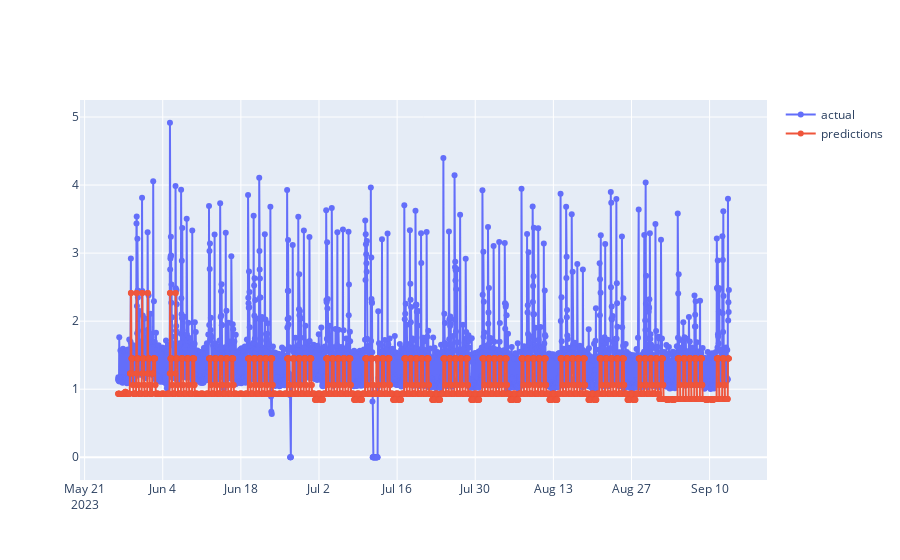

This figure's notebook cell:
### Code cell
fig = go.Figure()
fig.add_trace(go.Scatter(x=plot_data["time"].to_numpy(), y=plot_data["actual"].to_numpy(),
                    mode='lines+markers',
                    name='actual'))
fig.add_trace(go.Scatter(x=plot_data["time"].to_numpy(), y=plot_data["predictions"].to_numpy(),
                    mode='lines+markers',
                    name='predictions'))
fig.show()

### Figure 1 — Plotly figure (JSON) as saved in the notebook; plotly's stock layout.template omitted (floating-point values rounded to 4 significant figures; data arrays with more than 128 entries replaced by an {"elided": "..."} marker saying what was removed)
{"data": [{"mode": "lines+markers", "name": "actual", "type": "scatter", "x": {"elided": "2628 str values"}, "y": {"elided": "2628 float values"}}, {"mode": "lines+markers", "name": "predictions", "type": "scatter", "x": {"elided": "2628 str values"}, "y": {"elided": "2628 float values"}}], "layout": {}}
